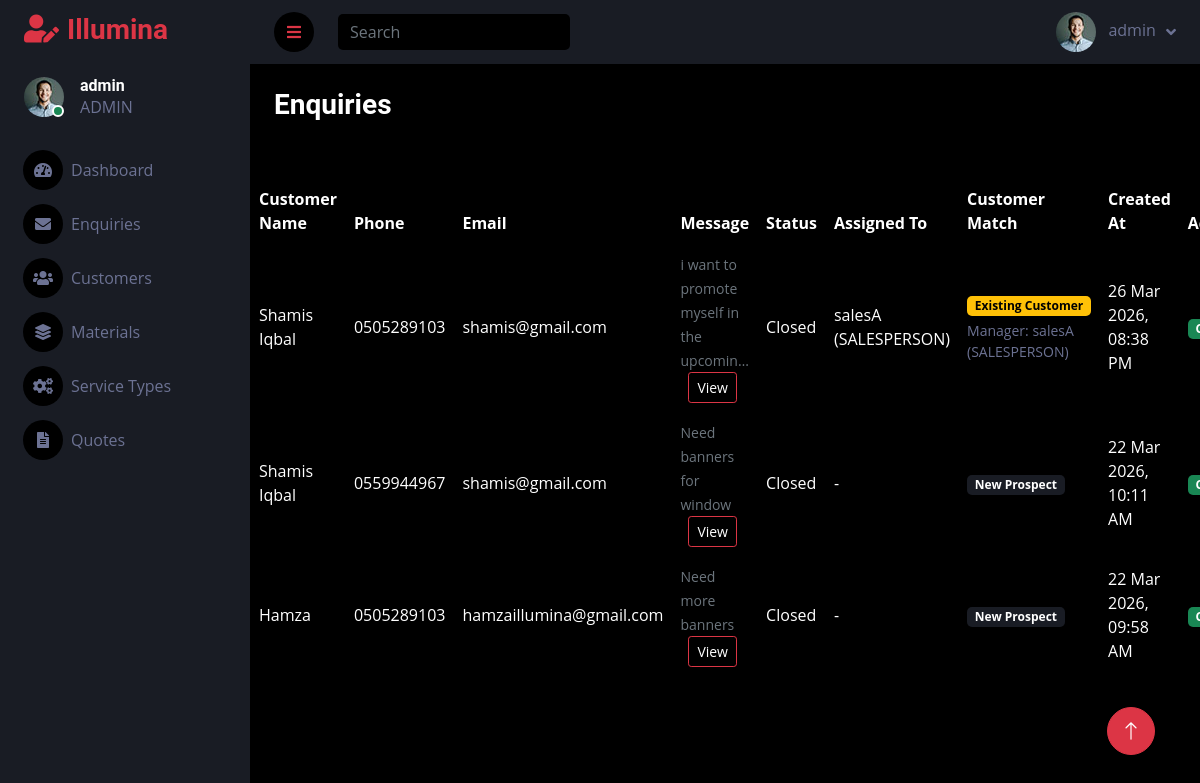
/customers/enquiries/ (signed in), run on the app's committed database.
### accounts/models.py (models this page shows)
class CustomUser(AbstractUser):
    ADMIN = "ADMIN"
    SALESPERSON = "SALESPERSON"
    ROLE_CHOICES = [
        (ADMIN, "Admin"),
        (SALESPERSON, "Salesperson"),
    ]
    email = models.EmailField(unique=True)
    role = models.CharField(max_length=20, choices=ROLE_CHOICES,
                            default=SALESPERSON)
    def __str__(self):
        return f"{self.username} ({self.role})"

### customers/models.py (models this page shows, shortened)
class Enquiry(models.Model):
    NEW = "NEW"
    ASSIGNED = "ASSIGNED"
    CLOSED = "CLOSED"
    STATUS_CHOICES = [
        (NEW, "New"),
        (ASSIGNED, "Assigned"),
        (CLOSED, "Closed"),
    ]
    customer_name = models.CharField(max_length=150)
    phone = models.CharField(max_length=20)
    email = models.EmailField(blank=True)
    message = models.TextField()
    customer = models.ForeignKey(
        Customer,
        on_delete=models.SET_NULL,
        null=True,
        blank=True,
        related_name="enquiries"
    )
    assigned_to = models.ForeignKey(
        settings.AUTH_USER_MODEL,
        on_delete=models.SET_NULL,
        null=True,
        blank=True,
        related_name="assigned_enquiries"
    )
    status = models.CharField(
        max_length=20,
        choices=STATUS_CHOICES,
        default=NEW
    )
    created_at = models.DateTimeField(auto_now_add=True)
    class Meta:
        ordering = ["-created_at"]
        verbose_name_plural = "Enquiries"

class Customer(models.Model):
    REGULAR = "REGULAR"
    CORPORATE = "CORPORATE"
    VIP = "VIP"
    CATEGORY_CHOICES = [
        (REGULAR, "Regular"),
        (CORPORATE, "Corporate"),
        (VIP, "VIP"),
    ]
    name = models.CharField(max_length=150)
    phone = models.CharField(max_length=20)
    email = models.EmailField(blank=True)
    company_name = models.CharField(max_length=150, blank=True)
    address = models.TextField(blank=True)
    customer_category = models.CharField(
        max_length=20,
        choices=CATEGORY_CHOICES,
        default=REGULAR
    )
    created_by = models.ForeignKey(
        settings.AUTH_USER_MODEL,
        on_delete=models.SET_NULL,
        null=True,
        blank=True,
        related_name="customers_created"
    )
    account_manager = models.ForeignKey(
        settings.AUTH_USER_MODEL,
        on_delete=models.SET_NULL,
        null=True,
        blank=True,
        related_name="customers_managed"
    )
    created_at = models.DateTimeField(auto_now_add=True)
    updated_at = models.DateTimeField(auto_now=True)
    class Meta:
        ordering = ["name"]

### customers/views.py (the view)
# urls.py: path("enquiries/", views.EnquiryListView.as_view(), name="enquiry_list"),
@method_decorator(login_required, name="dispatch")
class EnquiryListView(View):
    def get(self, request):
        if request.user.role != CustomUser.ADMIN:
            return redirect("core:home")
        status = request.GET.get("status")
        enquiries = Enquiry.objects.select_related("customer", "assigned_to", "customer__account_manager")
        if status:
            enquiries = enquiries.filter(status=status)
        return render(request, "customers/enquiry_list.html", {
            "enquiries": enquiries,
            "current_status": status
        })

### templates/customers/enquiry_list.html (shortened to what this page needs)
{% extends "dashboard/base_dashboard.html" %}
{% block content %}
<div class="d-flex justify-content-between align-items-center mb-4">
    <h3 class="p-4">Enquiries</h3>
</div>
<div class="table-responsive">
    <table class="table table-bordered table-hover align-middle text-white">
        <thead>
            <tr>
                <th>Customer Name</th>
                <th>Phone</th>
                <th>Email</th>
                <th>Message</th>
                <th>Status</th>
                <th>Assigned To</th>
                <th>Customer Match</th>
                <th>Created At</th>
                <th>Action</th>
            </tr>
        </thead>
        <tbody>
            {% for enquiry in enquiries %}
            <tr>
                <td>{{ enquiry.customer_name }}</td>
                <td>{{ enquiry.phone }}</td>
                <td>{{ enquiry.email|default:"-" }}</td>
                <td>
                    <span class="text-muted small">
                        {{ enquiry.message|truncatechars:40 }}
                    </span>
                    <a href="{% url 'customers:enquiry_detail' enquiry.id %}"
                       class="btn btn-sm btn-outline-danger text-white ms-2">
                        View
                    </a>
                </td>
                <td>{{ enquiry.get_status_display }}</td>
                <td>{{ enquiry.assigned_to|default:"-" }}</td>
                <td>
                    {% if enquiry.customer %}
                        <span class="badge bg-warning text-dark">Existing Customer</span>
                        <div class="small mt-1 text-light">
                            Manager: {{ enquiry.customer.account_manager|default:"-" }}
                        </div>
                    {% else %}
                        <span class="badge bg-secondary">New Prospect</span>
                    {% endif %}
                </td>
                <td>{{ enquiry.created_at|date:"d M Y, h:i A" }}</td>
                <td>
                    {% if enquiry.status == "NEW" %}
                        <a href="{% url 'customers:enquiry_assign' enquiry.id %}" class="btn btn-primary btn-sm">
                            Assign
                        </a>
                    {% else %}
                        <span class="badge bg-success">Closed</span>
                    {% endif %}
                </td>
            </tr>
            {% empty %}
            <tr>
                <td colspan="9" class="text-center">No enquiries found.</td>
            </tr>
            {% endfor %}
        </tbody>
    </table>
</div>
{% endblock %}

### templates/dashboard/base_dashboard.html (shortened to what this page needs)
{% load static %}
<!DOCTYPE html>
<html lang="en">
<head>
    <link href="https://cdnjs.cloudflare.com/ajax/libs/font-awesome/5.10.0/css/all.min.css" rel="stylesheet">
    <link href="https://cdn.jsdelivr.net/npm/bootstrap-icons@1.4.1/font/bootstrap-icons.css" rel="stylesheet">
    <link href="{% static 'dashboard/lib/owlcarousel/assets/owl.carousel.min.css' %}" rel="stylesheet">
    <link href="{% static 'dashboard/lib/tempusdominus/css/tempusdominus-bootstrap-4.min.css' %}" rel="stylesheet">
    <link href="{% static 'dashboard/css/bootstrap.min.css' %}" rel="stylesheet">
    <link href="{% static 'dashboard/css/style.css' %}" rel="stylesheet">
</head>
<body>
    <div class="container-fluid position-relative bg-dark d-flex p-0">
        <div class="sidebar pe-4 pb-3">
            <nav class="navbar bg-secondary navbar-dark">
                <a href="{% if request.user.role == 'ADMIN' %}{% url 'accounts:admindashboard' %}{% else %}{% url 'accounts:salesdashboard' %}{% endif %}"
                   class="navbar-brand mx-4 mb-3">
                    <h3 class="text-danger">
                        <i class="fa fa-user-edit me-2"></i>Illumina
                    </h3>
                </a>
                <div class="d-flex align-items-center ms-4 mb-4">
                    <div class="position-relative">
                        <img class="rounded-circle"
                             src="{% static 'dashboard/img/user.jpg' %}"
                             alt=""
                             style="width: 40px; height: 40px;">
                        <div class="bg-success rounded-circle border border-2 border-white position-absolute end-0 bottom-0 p-1"></div>
                    </div>
                    <div class="ms-3">
                        <h6 class="mb-0">{{ request.user.username }}</h6>
                        <span>{{ request.user.role }}</span>
                    </div>
                </div>
                <div class="navbar-nav w-100">
                    {% if request.user.role == "ADMIN" %}
                        <a href="{% url 'accounts:admindashboard' %}" class="nav-item nav-link">
                            <i class="fa fa-tachometer-alt me-2"></i>Dashboard
                        </a>
                        <a href="{% url 'customers:enquiry_list' %}" class="nav-item nav-link">
                            <i class="fa fa-envelope me-2"></i>Enquiries
                        </a>
                        <a href="{% url 'customers:admin_customer_list' %}" class="nav-item nav-link">
                            <i class="fa fa-users me-2"></i>Customers
                        </a>
                        <a href="{% url 'masterdata:material_list' %}" class="nav-item nav-link">
                            <i class="fa fa-layer-group me-2"></i>Materials
                        </a>
                        <a href="{% url 'masterdata:service_type_list' %}" class="nav-item nav-link">
                            <i class="fa fa-cogs me-2"></i>Service Types
                        </a>
                        <a href="{% url 'quotes:quote_list' %}" class="nav-item nav-link">
                            <i class="fa fa-file-alt me-2"></i>Quotes
                        </a>
                    {% endif %}
                </div>
            </nav>
        </div>
        <div class="content">
            <nav class="navbar navbar-expand bg-secondary navbar-dark sticky-top px-4 py-0">
                <a href="#" class="sidebar-toggler flex-shrink-0">
                    <i class="fa fa-bars text-danger"></i>
                </a>
                <form class="d-none d-md-flex ms-4">
                    <input class="form-control bg-dark border-0 text-white" type="search" placeholder="Search">
                </form>
                <div class="navbar-nav align-items-center ms-auto">
                    <div class="nav-item dropdown">
                        <a href="#" class="nav-link dropdown-toggle" data-bs-toggle="dropdown">
                            <img class="rounded-circle me-lg-2"
                                 src="{% static 'dashboard/img/user.jpg' %}"
                                 alt=""
                                 style="width: 40px; height: 40px;">
                            <span class="d-none d-lg-inline-flex">{{ request.user.username }}</span>
                        </a>
                    </div>
                </div>
            </nav>
            {% block content %}
            {% endblock %}
        </div>
        <a href="#" class="btn btn-lg btn-danger btn-lg-square back-to-top">
            <i class="bi bi-arrow-up"></i>
        </a>
    </div>
</body>
</html>

### static/dashboard/css/style.css (style rules this page uses)
:root { --primary: #EB1616; --secondary: #191C24; --light: #6C7293; --dark: #000000; }
.back-to-top { position: fixed; display: none; right: 45px; bottom: 45px; z-index: 99; }
.btn { transition: .5s; }
.btn-lg-square { width: 48px; height: 48px; }
.btn-square, .btn-sm-square, .btn-lg-square { padding: 0; display: inline-flex; align-items: center; justify-content: center; font-weight: normal; border-radius: 50px; }
.sidebar { position: fixed; top: 0; left: 0; bottom: 0; width: 250px; height: 100vh; overflow-y: auto; background: var(--secondary); transition: 0.5s; z-index: 999; }
.content { margin-left: 250px; min-height: 100vh; background: var(--dark); transition: 0.5s; }
@media (min-width: 992px) { .sidebar { margin-left: 0; } }
@media (min-width: 992px) { .content { width: calc(100% - 250px); } }
.sidebar .navbar .navbar-nav .nav-link { padding: 7px 20px; color: var(--light); font-weight: 500; border-left: 3px solid var(--secondary); border-radius: 0 30px 30px 0; outline: none; }
.sidebar .navbar .navbar-nav .nav-link i { width: 40px; height: 40px; display: inline-flex; align-items: center; justify-content: center; background: var(--dark); border-radius: 40px; }
.content .navbar .navbar-nav .nav-link { margin-left: 25px; padding: 12px 0; color: var(--light); outline: none; }
.content .navbar .sidebar-toggler, .content .navbar .navbar-nav .nav-link i { width: 40px; height: 40px; display: inline-flex; align-items: center; justify-content: center; background: var(--dark); border-radius: 40px; }
.content .navbar .dropdown-toggle::after { margin-left: 6px; vertical-align: middle; border: none; content: "\f107"; font-family: "Font Awesome 5 Free"; font-weight: 900; transition: .5s; }

### data on the page
CustomUser: user.username "admin", user.role "ADMIN"
Enquiry: customer_name "Shamis Iqbal", phone "0505289103", email "shamis@gmail.com", message "i want to promote myself in the upcomin…", status "Closed", assigned_to "salesA (SALESPERSON)", customer.account_manager "salesA (SALESPERSON)", created_at "26 Mar 2026, 08:38 PM"
Enquiry: customer_name "Shamis Iqbal", phone "0559944967", email "shamis@gmail.com", message "Need banners for window", status "Closed", assigned_to "-", shows "New Prospect", created_at "22 Mar 2026, 10:11 AM"
Enquiry: customer_name "Hamza", phone "0505289103", email "hamzaillumina@gmail.com", message "Need more banners", status "Closed", assigned_to "-", shows "New Prospect", created_at "22 Mar 2026, 09:58 AM"
